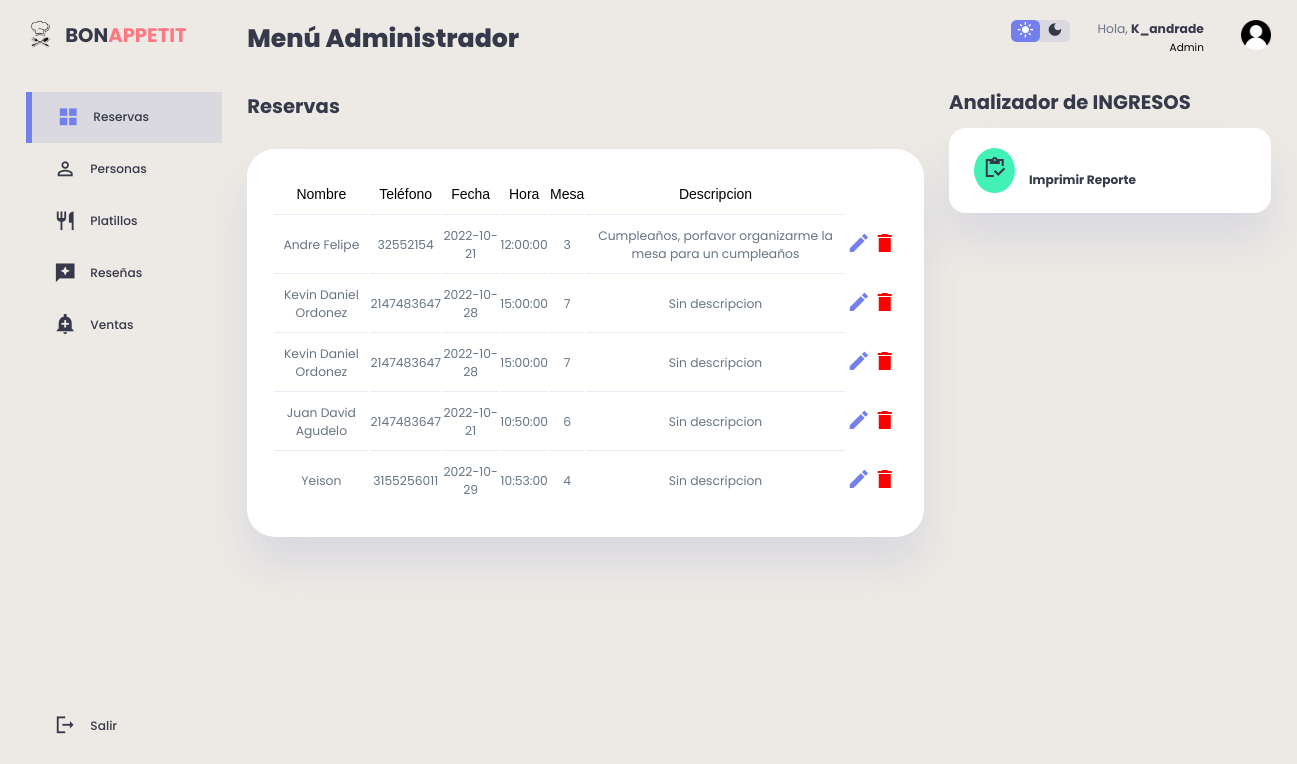
/admin/admin.php (signed in), run on the app's committed database.
### tables this page shows
CREATE TABLE `reservas` (
  `id_reserva` int(11) NOT NULL,
  `Nombre_Completo` varchar(100) NOT NULL,
  `Telefono` varchar(11) NOT NULL,
  `Fecha` date NOT NULL,
  `Hora` time NOT NULL,
  `Descripcion` varchar(300) NOT NULL,
  `Mesa` int(11) NOT NULL
);

### admin/Admin.php (the view, shortened to what this page needs)
<?php
    include("../db/conexion.php");
    $datos= "SELECT * FROM reservas";
?>
<!DOCTYPE html>
<html lang="en">
<head>
    <link rel="stylesheet"a href="../admin/style.css">
</head>
<body>
<div class="content">
    <div class="container">
        <aside>
            <div class="top">
                 <div class="logo">
                       <img src="img/icon.png">
                       <h2>BON<span class="danger">APPETIT</span></h2>
                 </div>
            </div>
            <div class="sidebar">
                <a href="../admin/admin.php" class="active">
                     <span class="material-icons-sharp">grid_view</span>
                     <h3>Reservas</h3>
                </a>
                <a href="../clientes/clientes.php">
                    <span class="material-icons-sharp">person_outline</span>
                    <h3>Personas</h3>
               </a>
               <a href="../platillos/platillos.php">
                    <span class="material-icons-sharp">restaurant</span>
                    <h3>Platillos</h3>
               </a>
               <a href="../resenas/resenas.php">
                    <span class="material-icons-sharp">reviews</span>
                    <h3>Reseñas</h3>
                </a>
                <a href="../ventas/ventas.php">
                    <span class="material-icons-sharp">add_alert</span>
                    <h3>Ventas</h3>
                </a>
                <a href="../view/cerrar_sesion.php">
                    <span class="material-icons-sharp">logout</span>
                    <h3>Salir</h3>
                </a>
            </div>
        </aside>
        <main>
            <h1>Menú Administrador</h1>
            <br>
            <h2 style="margin-top: 15px">Reservas</h2>
            <div class="recent-orders">
            <table border="0" cellspacing="2" cellpadding="2">
            <tr >
                            <td> <font face="Arial" style="color: var(--color-info-dark); font-size: 1rem;">Nombre</font> </td>
                            <td> <font face="Arial" style="color: var(--color-info-dark); font-size: 1rem;">Teléfono</font> </td>
                            <td> <font face="Arial" style="color: var(--color-info-dark); font-size: 1rem;">Fecha</font> </td>
                            <td> <font face="Arial" style="color: var(--color-info-dark); font-size: 1rem;">Hora</font> </td>
                            <td> <font face="Arial" style="color: var(--color-info-dark); font-size: 1rem;">Mesa</font> </td>
                            <td> <font face="Arial" style="color: var(--color-info-dark); font-size: 1rem;">Descripcion</font> </td>
                        </tr>
                    <?php foreach ($conexion -> query($datos) as $row) {
                        ?>
                                <tr>
                                    <td><p><?php echo $row['Nombre_Completo'] ?></p></td>
                                    <td><p><?php echo $row['Telefono'] ?></p></td>
                                    <td><p><?php echo $row['Fecha'] ?></p></td>
                                    <td><p><?php echo $row['Hora'] ?></p></td>
                                    <td><p><?php echo $row['Mesa'] ?></p></td>
                                    <td><p><?php echo $row['Descripcion'] ?></p></td>
                                    <th><a href="actualizar.php?id_reserva=<?php echo $row['id_reserva']?>"> <span class="material-icons-sharp">edit</span> </a></th>
                                    <th><a href="delete.php?id_reserva=<?php echo $row['id_reserva']?>"> <span class="material-icons-sharp" style="color: red;">delete</span> </a></th>
                                </tr>
                        <?php
                        }
                    ?>
                </table>
            </div>
        </main>
        <div class="right">
            <div class="top">
                <div class="theme-toggler">
                    <span class="material-icons-sharp active">light_mode</span>
                    <span class="material-icons-sharp">dark_mode</span>
                </div>
                <div class="profile">
                    <div class="info">
                        <p>Hola, <b><?php echo $_SESSION['usuario']; ?></b></p>
                        <small class="text-muted">Admin</small>
                    </div>
                    <div class="profile-photo">
                       <img src="./img/user.png">
                    </div>
                </div>
            </div>
            <div class="sales-analytics">
                <h2>Analizador de INGRESOS</h2>
                <div class="item customers">
                    <div class="icon">
                        <a target="_blank" href="../Rreservas/reservas.php"><span class="material-icons-sharp">inventory</span></a>
                    </div>
                    <div class="right">
                        <div class="info">
                            <h3>Imprimir Reporte</h3>
                        </div>
                    </div>
                </div>
            </div>
        </div>
    </div>
</div>
</body>
</html>

### admin/style.css (style rules this page uses)
:root { --color-primary:#7380ec; --color-danger:#ff7782; --color-success:#41f1b6; --color-warning:#ffbb55; --color-white:#fff; --color-info-dark:#000000; --color-info-light: #dce1eb; --color-dark:#363949; --color-light:rgba(132,139,200,0.18); --color-primary-variant:#111e88; --color-dark-variant:#677483; --color-background:linear-gradient(to bottom, #EDEAE5, #EDEAE5); --color-tablas:#fff; --color-td:#5a6571; --card-border-radius:2rem; --border-radius-1:0.4rem; --border-radius-2:0.8rem; --border-radius-3:1.2rem; --card-padding:1.8rem; --padding-1:1.2rem; --box-shadow: 0 2rem 3rem var(--color-light); }
* { margin:0; padding:0; outline:0; appearance:none; border:0; text-decoration:none; list-style:none; box-sizing:border-box; }
html { font-size:14px; }
body { width: 100vw; height: 103vh; font-family: poppins, sans-serif; font-size:0.88rem; background: var(--color-background); user-select: none; overflow-x: hidden; color: var(--color-dark); }
.container { display: grid; width: 96%; margin: 0 auto; gap: 1.8rem; grid-template-columns: 14rem auto 23rem; }
a { color: var(--color-dark); }
img { width: 30px; height: 30px; }
h1 { font-weight:800; font-size:1.8rem; }
h2 { font-size:1.4rem; }
h3 { font-size:0.87rem; color: var(--color-dark); }
small { font-size: 0.75rem; }
.profile-photo { width: 2.8rem; height: 2.8rem; overflow: hidden; }
.text-muted { color: var(--color-info-dark); }
p { color: var(--color-dark-variant); }
b { color: var(--color-dark); }
.danger { color: var(--color-danger); }
aside { height: 100vh; }
aside .top { display: flex; align-items: center; justify-content: space-between; margin-top: 1.4rem; }
aside .logo { display: flex; gap: 0.8rem; }
aside .logo img { width: 2rem; height: 2rem; }
font { color: var(--color-info-dark); font-size: 1rem; }
aside .sidebar { display: flex; flex-direction: column; height: 86vh; position: relative; top: 3rem; }
aside h3 { font-weight: 500; }
aside .sidebar a { display: flex; color: var(--color-info-dark); margin-left: 2rem; gap: 1rem; align-items: center; position: relative; height: 3.7rem; transition: all 300ms ease; }
aside .sidebar a span { font-size: 1.6rem; transition: all 300ms ease; color: var(--color-dark); }
aside .sidebar a:last-child { position: absolute; bottom: 2rem; width: 100%; }
aside .sidebar a.active { background: var(--color-light); color: var(--color-primary); margin-left: 0; }
aside .sidebar a.active::before { content: ""; width: 6px; height: 100%; background: var(--color-primary); }
aside .sidebar a.active span { color: var(--color-primary); margin-left: calc(1rem - 3px); }
main { margin-top: 1.4rem; }
main .recent-orders { margin-top: 2rem; }
main .recent-orders table { background: var(--color-tablas); width: 100%; border-radius: var(--card-border-radius); padding: var(--card-padding); text-align: center; box-shadow: var(--box-shadow); transition: all 300ms ease; }
main table tbody td { height: 2.8rem; border-bottom: 1px solid var(--color-light); }
main table tbody tr:last-child td { border: none; }
main .recent-orders a { text-align: center; display: block; margin: 1rem auto; color: var(--color-primary); }
.right { margin-top: 1.4rem; }
.right .top { display: flex; justify-content: end; gap: 2rem; }
.right .theme-toggler { background: var(--color-light); display: flex; justify-content: space-between; align-items: center; height: 1.6rem; width: 4.2rem; cursor: pointer; border-radius: var(--border-radius-1); }
.right .theme-toggler span { font-size: 1.2rem; width: 50%; height: 100%; display: flex; align-items: center; justify-content: center; }
.right .theme-toggler span.active { background: var(--color-primary); color: white; border-radius: var(--border-radius-1); }
.right .top .profile { display: flex; gap: 2rem; text-align: right; }
.right .sales-analytics { margin-top: 2rem; }
.right .sales-analytics h2 { margin-bottom: 0.8rem; }
.right .sales-analytics .item { background: var(--color-tablas); display: flex; align-items: center; gap: 1rem; margin-bottom: 0.7rem; padding: 1.4rem var(--card-padding); border-radius: var(--border-radius-3); box-shadow: var(--box-shadow); transition: all 300ms ease; }
.right .sales-analytics .item .icon { padding: 0.6rem; background: var(--color-tablas); border-radius: 50%; background: var(--color-primary); display: flex; }
.right .sales-analytics .item.customers .icon { background: var(--color-success); }
.content { display: none; }

### data on the page
reservas: Nombre_Completo "Andre Felipe", Telefono "32552154", Fecha "2022-10-21", Hora "12:00:00", Mesa "3", Descripcion "Cumpleaños, porfavor organizarme la mesa para un cumpleaños"
reservas: Nombre_Completo "Kevin Daniel Ordonez", Telefono "2147483647", Fecha "2022-10-28", Hora "15:00:00", Mesa "7", Descripcion "Sin descripcion"
reservas: Nombre_Completo "Kevin Daniel Ordonez", Telefono "2147483647", Fecha "2022-10-28", Hora "15:00:00", Mesa "7", Descripcion "Sin descripcion"
reservas: Nombre_Completo "Juan David Agudelo", Telefono "2147483647", Fecha "2022-10-21", Hora "10:50:00", Mesa "6", Descripcion "Sin descripcion"
reservas: Nombre_Completo "Yeison", Telefono "3155256011", Fecha "2022-10-29", Hora "10:53:00", Mesa "4", Descripcion "Sin descripcion"

### other printed values
$_SESSION['usuario'] "K_andrade"
